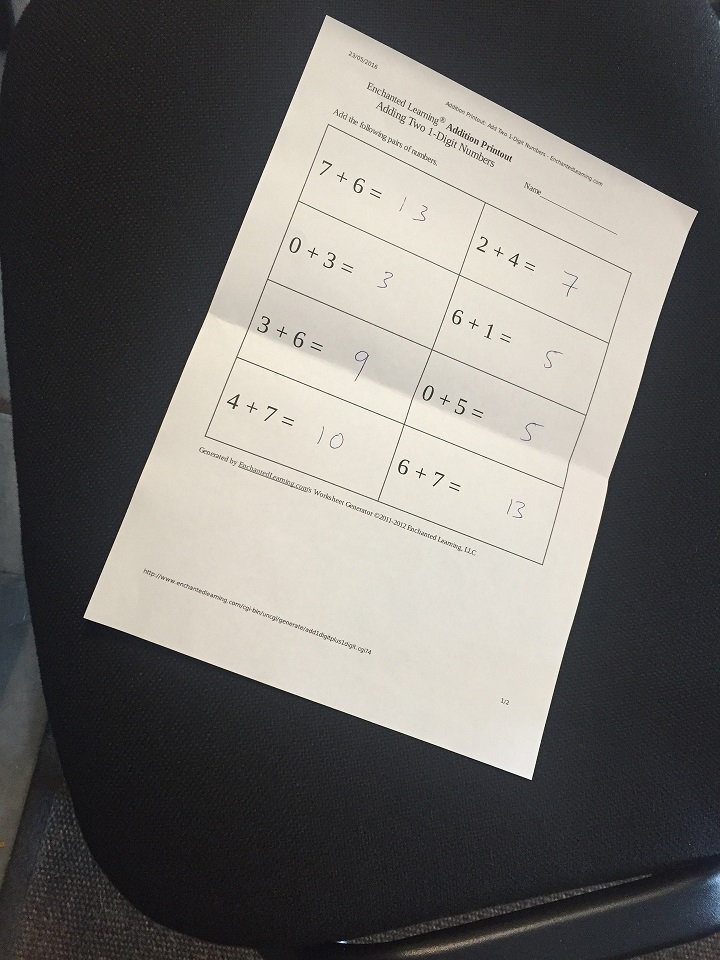
#> input picture publicSource/images/scan.jpg, 720 x 960 px
$ python threshandmore.py
#> lines starting #> are read from the running program, lines starting #| are printed output that depends on the picture

import cv2
import numpy as np
from matplotlib import pyplot as plt

# Define our imshow function
def imshow(title = "Image", image = None, size = 10):
    w, h = image.shape[0], image.shape[1]
    aspect_ratio = w/h
    plt.figure(figsize=(size * aspect_ratio,size))
    plt.imshow(cv2.cvtColor(image, cv2.COLOR_BGR2RGB))
    plt.title(title)
    plt.show()


image = cv2.imread('../publicSource/images/scan.jpg')
#> image is the input picture: shape (960, 720, 3); mean B, G, R 106.2, 109.5, 111.7
imshow('Original Image', image)

# Values below 127 goes to 0 or black, everything above goes to 255 (white)
ret,thresh1 = cv2.threshold(image, 127, 255, cv2.THRESH_BINARY)
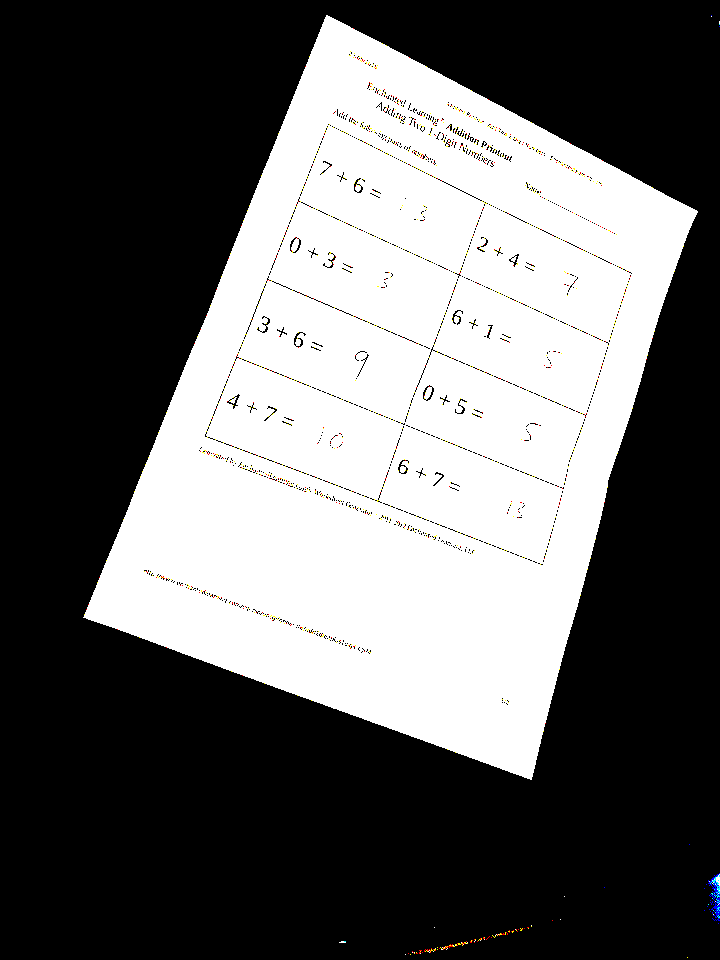
#> thresh1: shape (960, 720, 3); mean B, G, R 99.1, 99.3, 99.5
imshow('1 Threshold Binary @ 127', thresh1)

# Values below 127 go to 255 and values above 127 go to 0 (reverse of above)
ret,thresh2 = cv2.threshold(image, 127, 255, cv2.THRESH_BINARY_INV)
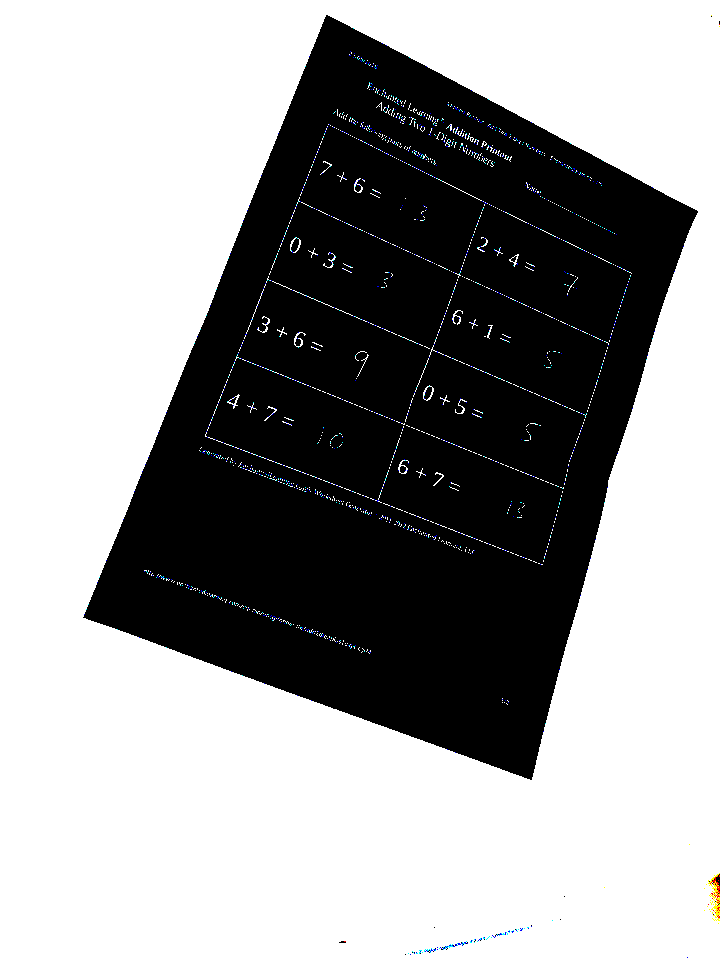
#> thresh2: shape (960, 720, 3); mean B, G, R 155.9, 155.7, 155.5
imshow('2 Threshold Binary Inverse @ 127', thresh2)

# Values above 127 are truncated (held) at 127 (the 255 argument is unused)
ret,thresh3 = cv2.threshold(image, 127, 255, cv2.THRESH_TRUNC)
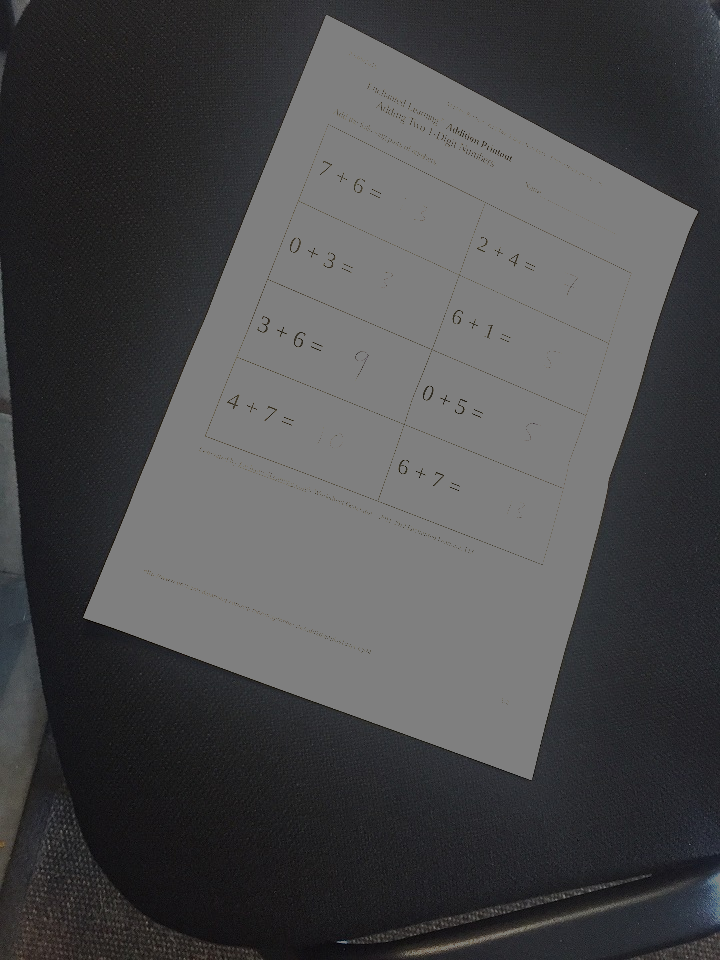
#> thresh3: shape (960, 720, 3); mean B, G, R 75.1, 73.7, 73.6
imshow('3 THRESH TRUNC @ 127', thresh3)

# Values below 127 go to 0, above 127 are unchanged
ret,thresh4 = cv2.threshold(image, 127, 255, cv2.THRESH_TOZERO)
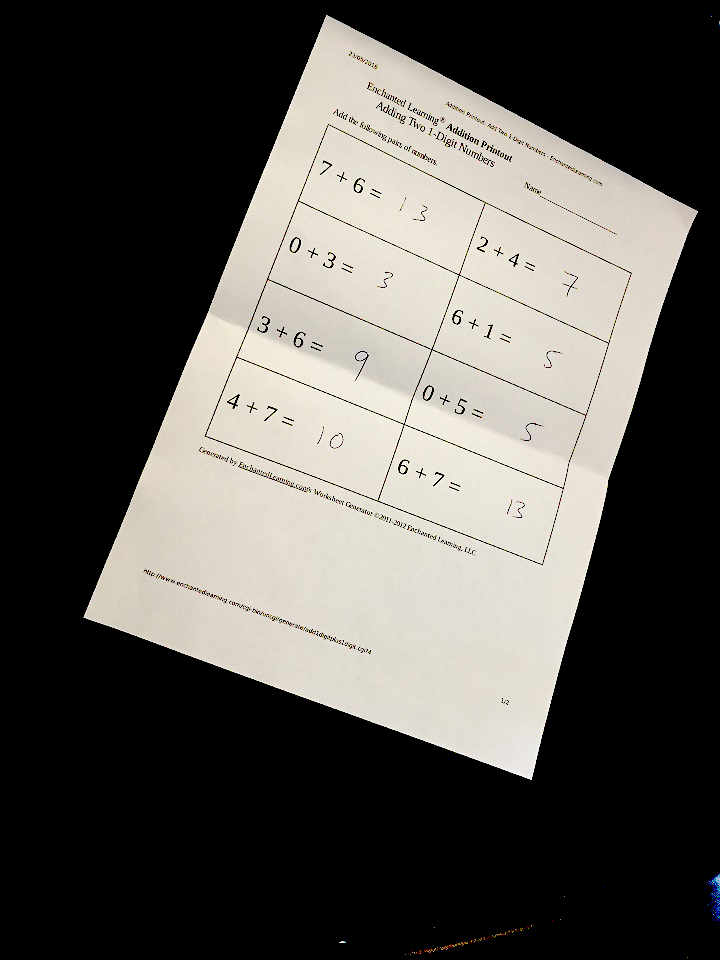
#> thresh4: shape (960, 720, 3); mean B, G, R 80.4, 85.2, 87.6
imshow('4 THRESH TOZERO @ 127', thresh4)

# Reverse of the above, below 127 is unchanged, above 127 goes to 0
ret,thresh5 = cv2.threshold(image, 127, 255, cv2.THRESH_TOZERO_INV)
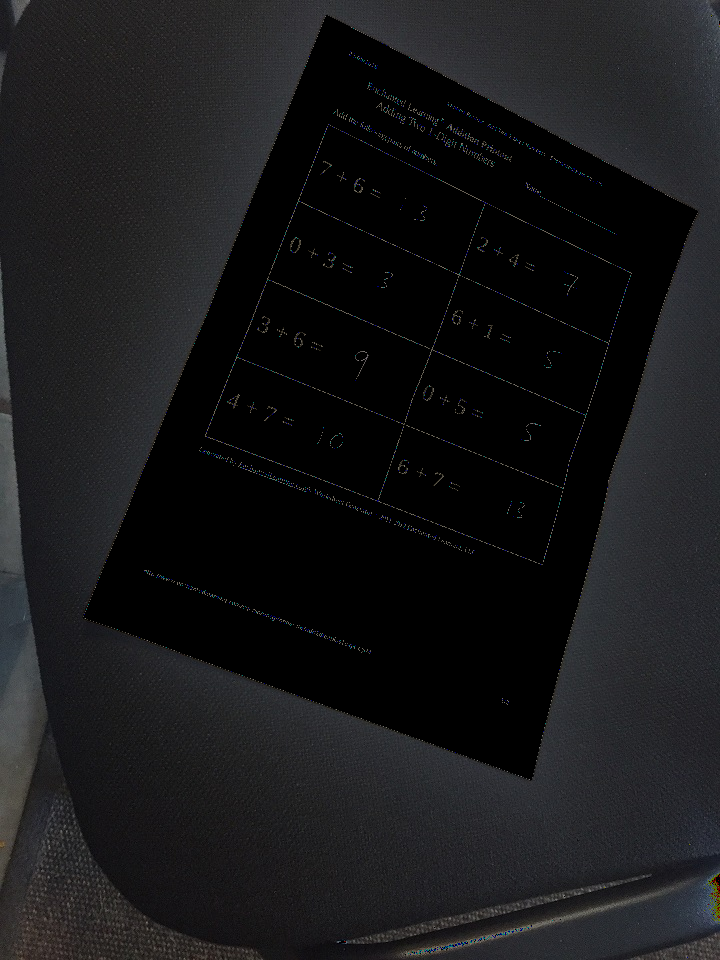
#> thresh5: shape (960, 720, 3); mean B, G, R 25.8, 24.2, 24.1
imshow('5 THRESH TOZERO INV @ 127', thresh5)


# Values below 127 goes to 0 (black, everything above goes to 255 (white)
ret,thresh1 = cv2.threshold(image, 127, 255, cv2.THRESH_BINARY)
imshow('Threshold Binary', thresh1)

# It's good practice to blur images as it removes noise
#image = cv2.GaussianBlur(image, (3, 3), 0)

# Using adaptiveThreshold
#> (the run stopped early here; a loop or call above may not have finished)
